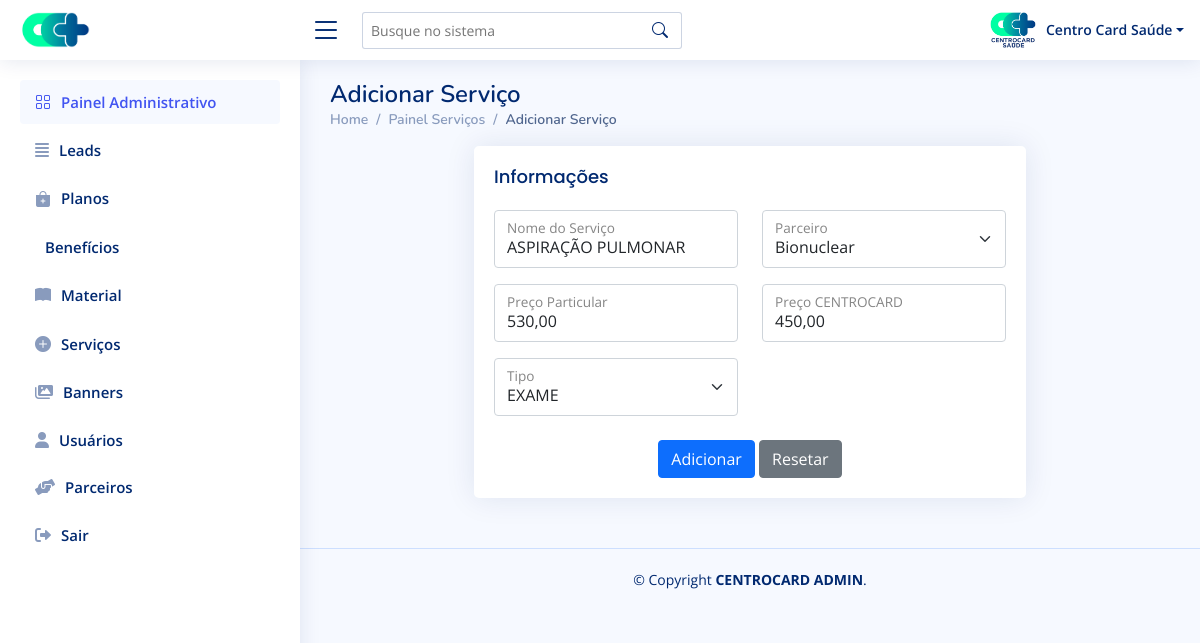
The page /admin/editar-servico.php?edit_id=15 (signed in) on the database its author committed.
### tables this page shows
CREATE TABLE `services` (
  `id` int(11) NOT NULL AUTO_INCREMENT,
  `name` varchar(200) DEFAULT NULL,
  `partner` varchar(400) DEFAULT NULL,
  `private` varchar(20) DEFAULT NULL,
  `centrocard` varchar(20) DEFAULT NULL,
  `type` varchar(10) DEFAULT NULL,
  PRIMARY KEY (`id`)
);

### admin/editar-servico.php (the view, shortened to what this page needs)
<?php
require_once 'dbconfig.php';
if (isset($_GET['edit_id']) && !empty($_GET['edit_id'])) {
  $id = $_GET['edit_id'];
  $stmt_edit = $DB_con->prepare('SELECT name,partner,private,centrocard,type FROM services WHERE id =:uid');
  $stmt_edit->execute(array(':uid' => $id));
  $edit_row = $stmt_edit->fetch(PDO::FETCH_ASSOC);
  extract($edit_row);
} else {
  header("Location: painel-servicos.php");
}
?>
<!DOCTYPE html>
<html lang="pt-br">
<head>
  <link rel="stylesheet" href="https://cdnjs.cloudflare.com/ajax/libs/font-awesome/6.0.0-beta3/css/all.min.css" />
  <link href="assets/vendor/bootstrap/css/bootstrap.min.css" rel="stylesheet">
  <link href="assets/vendor/bootstrap-icons/bootstrap-icons.css" rel="stylesheet">
  <link href="assets/vendor/boxicons/css/boxicons.min.css" rel="stylesheet">
  <link href="assets/vendor/quill/quill.snow.css" rel="stylesheet">
  <link href="assets/vendor/quill/quill.bubble.css" rel="stylesheet">
  <link href="assets/vendor/remixicon/remixicon.css" rel="stylesheet">
  <link href="assets/vendor/simple-datatables/style.css" rel="stylesheet">
  <link href="assets/css/style.css" rel="stylesheet">
  <link rel="stylesheet" href="https://cdnjs.cloudflare.com/ajax/libs/bootstrap-fileinput/5.2.2/css/fileinput.min.css" />
</head>
<body>
  <?php include "components/header.php" ?>
  <?php include "components/sidebar.php" ?>
  <main id="main" class="main">
    <div class="pagetitle">
      <h1>Adicionar Serviço</h1>
      <nav>
        <ol class="breadcrumb">
          <li class="breadcrumb-item"><a href="painel-controle.php">Home</a></li>
          <li class="breadcrumb-item"><a href="painel-servicos.php">Painel Serviços</a></li>
          <li class="breadcrumb-item active">Adicionar Serviço</li>
        </ol>
      </nav>
    </div>
    <section class="section">
      <div class="row justify-content-center">
        <div class="col-lg-8">
          <div class="card">
            <div class="card-body">
              <form method="POST" enctype="multipart/form-data" class="row">
                <div class="col-md-12">
                  <h5 class="card-title">Informações</h5>
                  <div class="row">
                    <div class="col-md-6 pb-3">
                      <div class="form-floating">
                        <input type="text" class="form-control" value="<?php echo $name; ?>" name="name" placeholder="Nome Completo">
                        <label for="">Nome do Serviço</label>
                      </div>
                    </div>
                    <div class="col-md-6">
                      <div class="form-floating mb-3">
                        <select name="partner" class="form-select" id="floatingSelect" aria-label="Parceiro">
                          <option value="<?php echo $partner; ?>"><?php echo $partner; ?></option>
                        </select>
                        <label for="floatingSelect">Parceiro</label>
                      </div>
                    </div>
                    <div class="col-md-6 mb-3">
                      <div class="form-floating">
                        <input type="text" class="form-control" value="<?php echo $private; ?>" name="private" placeholder="Preço Particular">
                        <label for="">Preço Particular</label>
                      </div>
                    </div>
                    <div class="col-md-6 mb-3">
                      <div class="form-floating">
                        <input type="text" class="form-control" value="<?php echo $centrocard; ?>" name="centrocard" placeholder="Preço Particular">
                        <label for="">Preço CENTROCARD</label>
                      </div>
                    </div>
                    <div class="col-md-6">
                      <div class="form-floating mb-3">
                        <select name="type" class="form-select" id="floatingSelect" aria-label="Parceiro">
                          <option value="<?php echo $type; ?>"><?php echo $type; ?></option>
                        </select>
                        <label for="floatingSelect">Tipo</label>
                      </div>
                    </div>
                  </div>
                </div>
                <div class="text-center pt-2">
                  <button type="submit" name="btnsave" class="btn btn-primary">Adicionar</button>
                  <button type="reset" class="btn btn-secondary">Resetar</button>
                </div>
              </form>
            </div>
          </div>
        </div>
    </section>
  </main>
  <?php include "components/footer.php"; ?>
</body>
</html>

### admin/assets/css/style.css (style rules this page uses)
:root { scroll-behavior: smooth; }
body { font-family: "Open Sans", sans-serif; background : #f6f9ff; color : #444444; }
a { color : #4154f1; text-decoration: none; }
h1, h2, h3, h4, h5, h6 { font-family: "Nunito", sans-serif; }
#main { margin-top: 60px; padding : 20px 30px; transition: all 0.3s; }
.pagetitle { margin-bottom: 10px; }
.pagetitle h1 { font-size : 24px; margin-bottom: 0; font-weight : 600; color : #012970; }
.card { margin-bottom: 30px; border : none; border-radius: 5px; box-shadow : 0px 0 30px rgba(1, 41, 112, 0.1); overflow : hidden; }
.card-title { padding : 20px 0 15px 0; font-size : 18px; font-weight: 500; color : #012970; font-family: "Poppins", sans-serif; }
.card-body { padding: 0 20px 20px 20px; }
.breadcrumb { font-size : 14px; font-family: "Nunito", sans-serif; color : #899bbd; font-weight: 600; }
.breadcrumb a { color : #899bbd; transition: 0.3s; }
.breadcrumb .breadcrumb-item::before { color: #899bbd; }
.breadcrumb .active { color : #51678f; font-weight: 600; }
@media (min-width: 1200px) { #main, #footer { margin-left: 300px; } }

### rows shown on the page
services: name "ASPIRAÇÃO PULMONAR", partner "Bionuclear", private "530,00", centrocard "450,00", type "EXAME"

### other values the page prints
$_SESSION['name'] "Centro Card Saúde"
